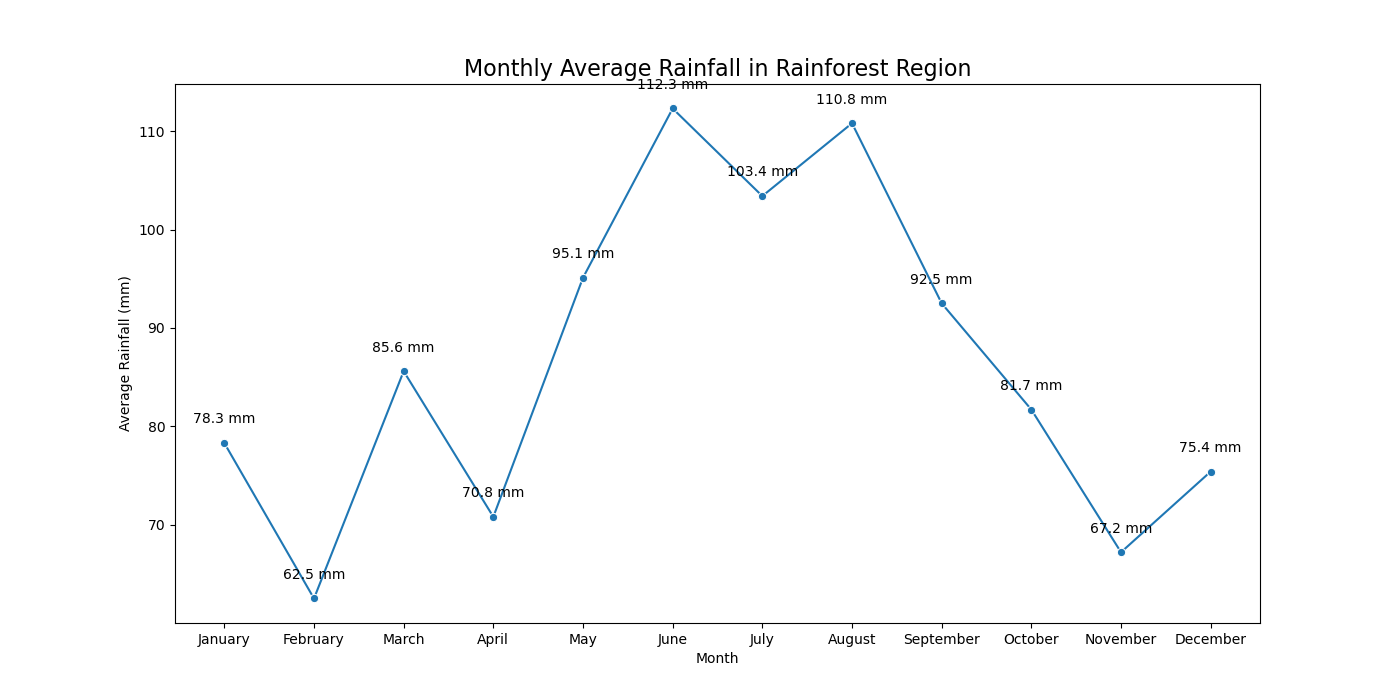

Write Python code to recreate this figure.

import seaborn as sns
import pandas as pd
import matplotlib.pyplot as plt

# Data
data = {
    "Month": ["January", "February", "March", "April", "May", "June", 
              "July", "August", "September", "October", "November", "December"],
    "AverageRainfall": [78.3, 62.5, 85.6, 70.8, 95.1, 112.3, 103.4, 110.8, 92.5, 81.7, 67.2, 75.4]
}

# Create DataFrame
df = pd.DataFrame(data)

# Convert 'Month' to a categorical type to maintain month order in the plot
df['Month'] = pd.Categorical(df['Month'], categories=[
    "January", "February", "March", "April", "May", "June", 
    "July", "August", "September", "October", "November", "December"], ordered=True)

# Create the line plot
plt.figure(figsize=(14, 7))
sns.lineplot(x="Month", y="AverageRainfall", data=df, marker='o', color='#1f77b4')

# Annotate each point with the rainfall value
for i in range(df.shape[0]):
    plt.text(x=df['Month'][i], y=df['AverageRainfall'][i] + 2, s=f"{df['AverageRainfall'][i]} mm", 
             horizontalalignment='center')

# Set the title and labels
plt.title('Monthly Average Rainfall in Rainforest Region', fontsize=16)
plt.xlabel('Month')
plt.ylabel('Average Rainfall (mm)')

# Show the plot
plt.show()
